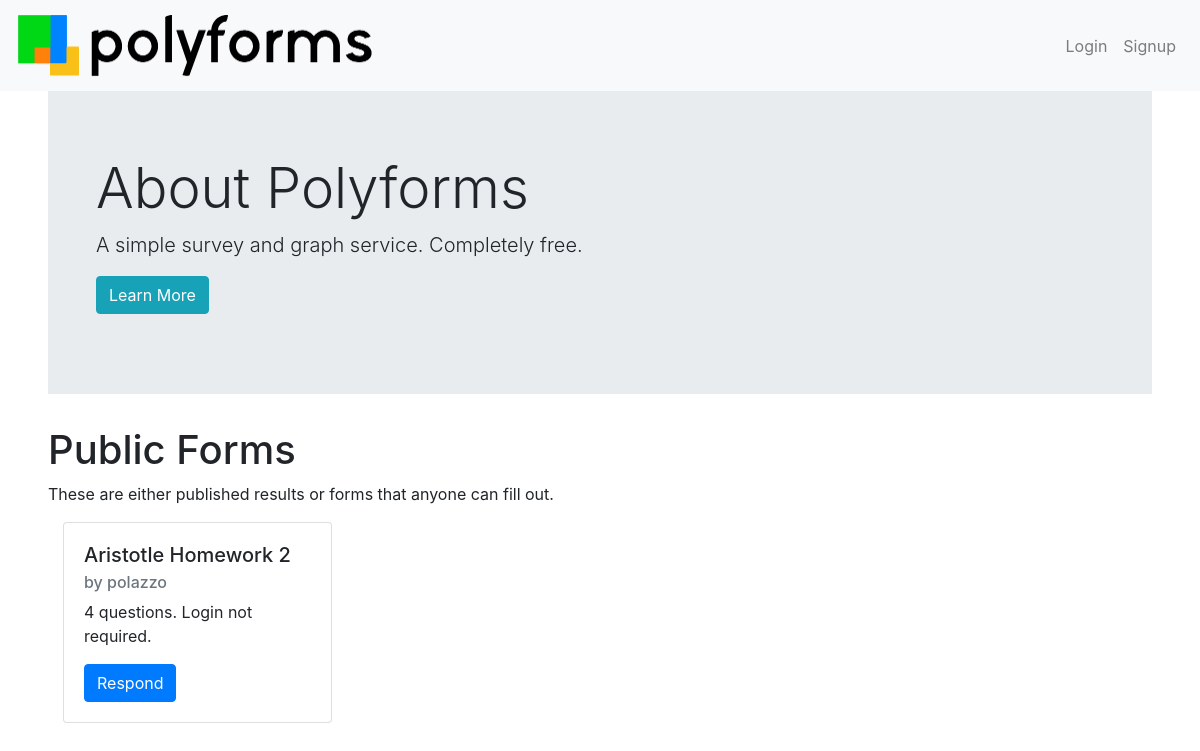
Before: / with the older database file.
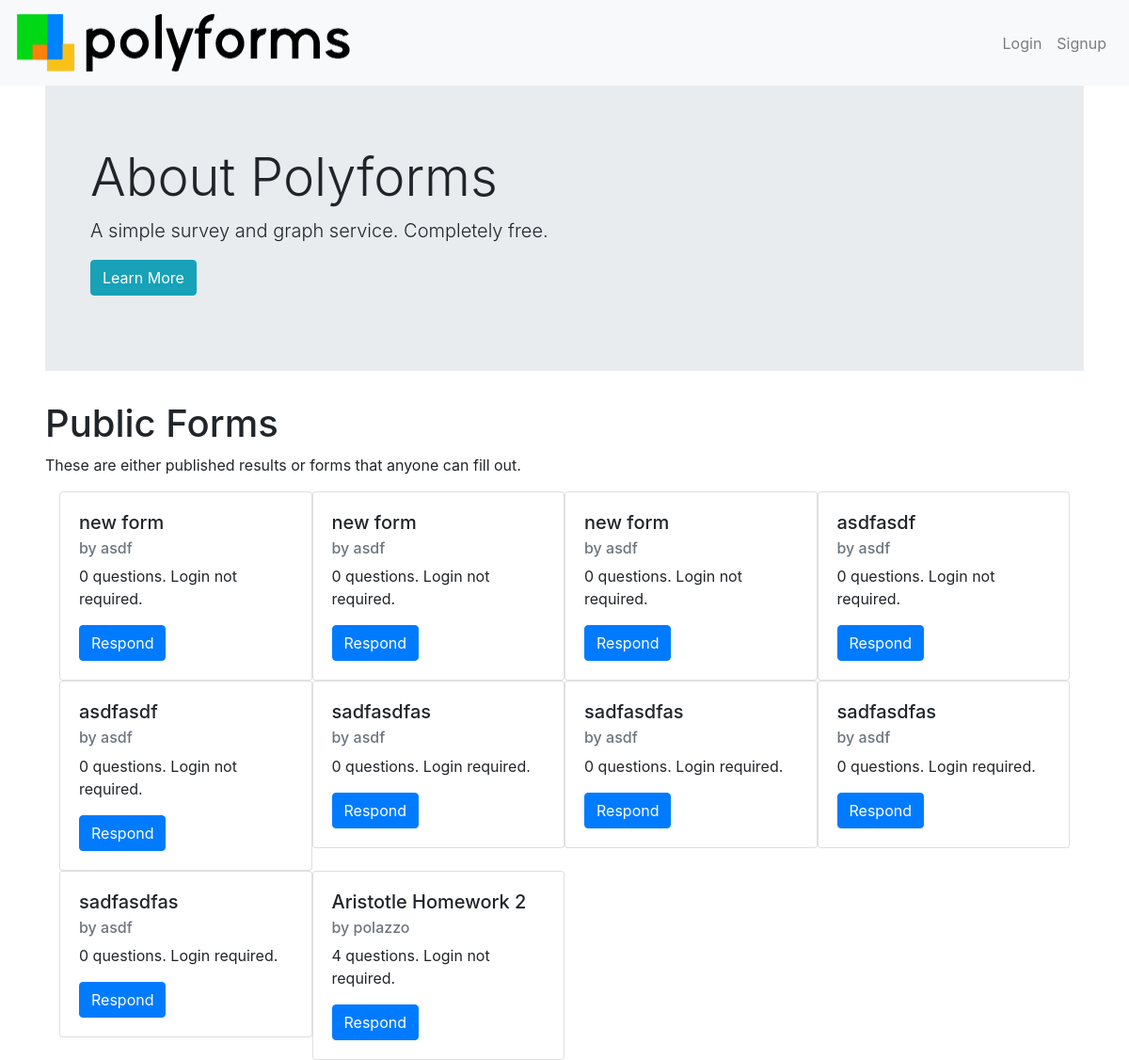
After: the same page with the newer database file.
### tables this page shows
CREATE TABLE forms(form_id INTEGER PRIMARY KEY, title TEXT, owner_id INTEGER, login_required INTEGER, public_results INTEGER, theme TEXT, created TEXT, open, message TEXT);

CREATE TABLE accounts(user_id INTEGER PRIMARY KEY, username TEXT, password TEXT, security_question TEXT, security_question_answer TEXT);

### __init__.py (the view)
@app.route('/')
def home_page():
    return render_template("index.html", username=session.get("user", ""), forms=db.get_recent_forms(24))

### utils/db.py (called while the page is built)
def open_db():
    db = sqlite3.connect(path_to_db) # open if f exists, otherwise create
    c = db.cursor()                  # facilitate db ops
    return db, c

def tuple_to_dictionary(tuuple, list_of_keys):
    d = {} #the dictionary
    index = 0 #the column index
    while index < len(tuuple):
        d[ list_of_keys[index] ] = tuuple[index]
        index += 1
    return d

def defaultVal(v, d):
    return d if v == None else v[0]

def get_recent_forms(amount):
    db, c = open_db()
    c.execute("SELECT form_id FROM forms WHERE open = 1 ORDER BY created DESC LIMIT %s;" % str(amount))
    list_of_ids = c.fetchall()
    close_db(db)
    return [get_form_questions(x[0]) for x in list_of_ids]

### templates/index.html (shortened to what this page needs)
{% extends "base.html" %}
{% block body %}
<div class="jumbotron jumbotron-fluid px-5">
    <h1 class="display-4">About Polyforms</h1>
    <p class="lead">A simple survey and graph service. Completely free.</p>
    <p class="lead"><a href="/about" class="btn btn-info">Learn More</a></p>
</div>
<h1>Public Forms</h1>
<p>These are either published results or forms that anyone can fill out.</p>
<div class="container">
    <div class="row no-gutters">
        {% for form in forms %}
        <div class="col-xs-12 col-sm-6 col-md-4 col-lg-3">
            <div class="card">
                <div class="card-body">
                    <h5 class="card-title">{{ form.title }}</h5>
                    <h6 class="card-subtitle mb-2 text-muted">by {{ form.owner }}</h6>
                    <p class="card-text">
                        {{ form.questions|length }} questions.
                        Login {{ "" if form.login_required else "not" }} required.
                    </p>
                    <a class="btn btn-primary" href="/form/respond?id={{form.id}}">Respond</a>
                </div>
            </div>
        </div>
        {% endfor %}
    </div>
</div>
{% endblock %}

Changed rows visible on the page:
added forms: title "new form"
added accounts: owner "asdf" "asdf" "asdf" "asdf" "asdf" "asdf" "asdf" "asdf" "asdf"
added forms: title "new form"
added forms: title "new form"
added forms: title "asdfasdf"
added forms: title "asdfasdf"
added forms: title "sadfasdfas"
added forms: title "sadfasdfas"
added forms: title "sadfasdfas"
added forms: title "sadfasdfas"
Other visible differences:
new list line: "by 0 questions. Login not required. Respond"
new list line: "by 0 questions. Login required. Respond"
